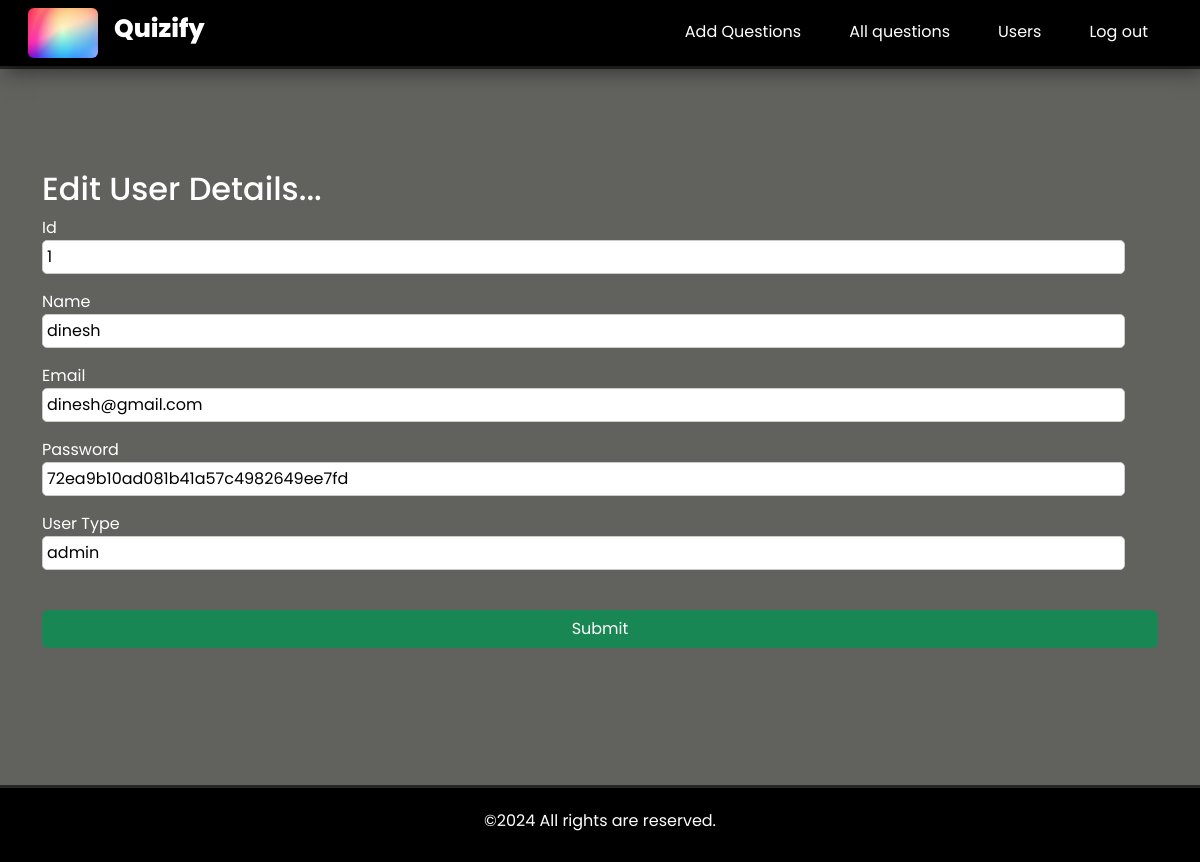
The app's page /edituser.php?id=1 (signed in) with its own data.
### tables this page shows
CREATE TABLE `user_form` (
  `id` int(11) NOT NULL,
  `name` varchar(40) NOT NULL,
  `email` varchar(50) NOT NULL,
  `password` varchar(50) NOT NULL,
  `usertype` varchar(20) NOT NULL,
  `played_on` varchar(225) NOT NULL,
  `score` int(20) NOT NULL
);

### edituser.php (the view, shortened to what this page needs)
<?php include "config.php";
if (isset($_SESSION['user_name'])) {
	?>
<?php
if (isset($_GET['id'])) {
	$id = mysqli_real_escape_string($conn , $_GET['id']);
	if (is_numeric($id)) {
		$query = "SELECT * FROM user_form WHERE id = '$id' ";
		$run = mysqli_query($conn, $query) or die(mysqli_error($conn));
		if (mysqli_num_rows($run) > 0) {
			while ($row = mysqli_fetch_array($run)) {
				 $id = $row['id'];
                 $name = $row['name'];
                 $email = $row['email'];
                 $password = $row['password'];
                 $usertype = $row['usertype'];
			}
		}
		else {
			echo "<script> alert('error');
			window.location.href = 'players.php'; </script>" ;
		}
	}
	else {
		header("location: players.php");
	}
}
?>
<!DOCTYPE html>
<html>
	<head>
		<link rel="stylesheet" type="text/css" href="css/style.css">
	</head>
	<body>
		<main>
		<section>
			<div class="container">
				<h2>Edit User Details...</h2>
				<form method="post" action="">
					<p>
						<label>Id</label>
						<input type="text" readonly name="id" required="" value="<?php echo $id; ?>">
					</p>
					<p>
						<label>Name</label>
						<input type="text" name="name" required="" value="<?php echo $name; ?>">
					</p>
					<p>
						<label>Email</label>
						<input type="text" name="email" required="" value="<?php echo $email; ?>">
					</p>
					<p>
						<label>Password</label>
						<input type="text"  readonly name="password" required="" value="<?php echo $password; ?>">
					</p>
					<p>
						<label>User Type</label>
						<input type="text" name="usertype" required="" value="<?php echo $usertype; ?>">
					</p>
                    <br>
					<p>
						<input type="submit" class="btn btn-success w-100" name="submit" value="Submit">
					</p>
				</form>
			</div>
			</section>
		</main>
	</body>
</html>
<?php }
else {
	header("location: login_form.php");
}
?>

### css/style.css (style rules this page uses)
body { font-family: arial; font-size: 15px; line-height: 1.6em; }
li { list-style: none; }
a { text-decoration: none; }
label { display: inline-block; width: 180px; }
input[type='text'] { width: 97%; padding: 4px; border-radius: 5px; border:1px #ccc solid; }
.container { width: 60%; margin: 0 auto; overflow: auto; }
header { border-bottom: 3px #272726 solid; background: #3A3A36; color: white; }
footer { border-top: 3px #272726 solid; background: #3A3A36; color: #BBBBB9; text-align: center; padding-top: 5px; padding-bottom: 5px; }
main { padding-bottom: 20px; background: #61615E; color: white; }

### css/style2.css (style rules this page uses)
* { margin: 0; padding: 0; font-family: 'Poppins', sans-serif; }
#navbar { left:0; top: 0; z-index: 100; padding: .5rem 1rem; box-shadow: 5px 5px 20px rgba(0,0,0,.5); background-color: black; }
.navbar .navbar-brand { font-size: 25px; font-weight: 800; color: white; }
#navbarSupportedContent a { color: white !important; border-bottom: 2px solid transparent; }
.logo { height: 50px; width: 70px; border-radius: 3px; }
section { width:100%; min-height: 87vh; display: flex; justify-content: center; align-items: center; }
footer { position: sticky !important; bottom: 0px; top: 100%; }

### records on screen
user_form: id "1", name "dinesh", email "dinesh@gmail.com", password "72ea9b10ad081b41a57c4982649ee7fd", usertype "admin"
